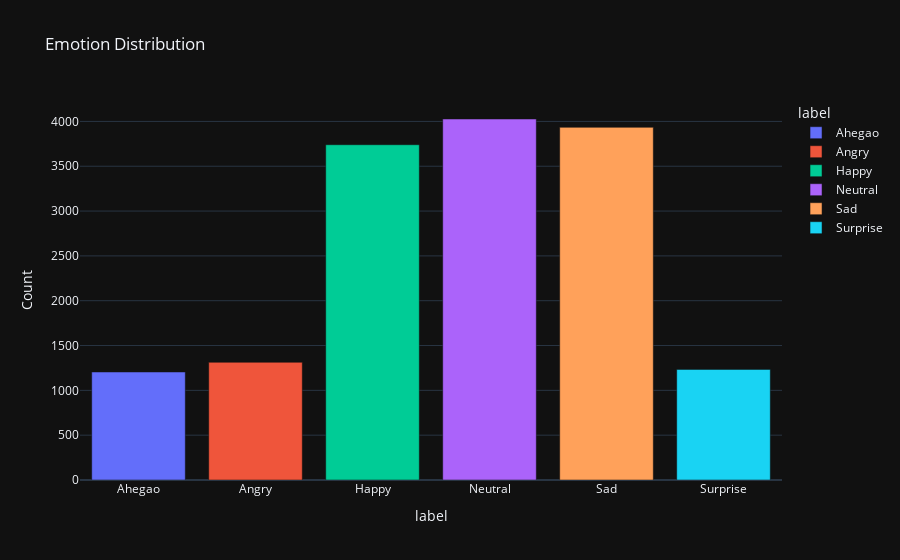

The notebook cell saved with this chart:
### Markdown cell above
- Visualizing data distribution

### Code cell
data=df_emotion.groupby('label')['path'].count().reset_index()
data=data.rename(columns={'path':'Count'})
fig=px.bar(data, x='label', y='Count',
             title="Emotion Distribution",color='label', template='plotly_dark')
fig.show()

### Figure 1 — Plotly figure (JSON) as saved in the notebook; plotly's stock layout.template omitted (floating-point values rounded to 4 significant figures)
{"data": [{"hovertemplate": "label=%{x}<br>Count=%{y}<extra></extra>", "legendgroup": "Ahegao", "marker": {"color": "#636efa", "pattern": {"shape": ""}}, "name": "Ahegao", "orientation": "v", "showlegend": true, "textposition": "auto", "type": "bar", "x": ["Ahegao"], "xaxis": "x", "y": [1205], "yaxis": "y"}, {"hovertemplate": "label=%{x}<br>Count=%{y}<extra></extra>", "legendgroup": "Angry", "marker": {"color": "#EF553B", "pattern": {"shape": ""}}, "name": "Angry", "orientation": "v", "showlegend": true, "textposition": "auto", "type": "bar", "x": ["Angry"], "xaxis": "x", "y": [1313], "yaxis": "y"}, {"hovertemplate": "label=%{x}<br>Count=%{y}<extra></extra>", "legendgroup": "Happy", "marker": {"color": "#00cc96", "pattern": {"shape": ""}}, "name": "Happy", "orientation": "v", "showlegend": true, "textposition": "auto", "type": "bar", "x": ["Happy"], "xaxis": "x", "y": [3740], "yaxis": "y"}, {"hovertemplate": "label=%{x}<br>Count=%{y}<extra></extra>", "legendgroup": "Neutral", "marker": {"color": "#ab63fa", "pattern": {"shape": ""}}, "name": "Neutral", "orientation": "v", "showlegend": true, "textposition": "auto", "type": "bar", "x": ["Neutral"], "xaxis": "x", "y": [4027], "yaxis": "y"}, {"hovertemplate": "label=%{x}<br>Count=%{y}<extra></extra>", "legendgroup": "Sad", "marker": {"color": "#FFA15A", "pattern": {"shape": ""}}, "name": "Sad", "orientation": "v", "showlegend": true, "textposition": "auto", "type": "bar", "x": ["Sad"], "xaxis": "x", "y": [3934], "yaxis": "y"}, {"hovertemplate": "label=%{x}<br>Count=%{y}<extra></extra>", "legendgroup": "Surprise", "marker": {"color": "#19d3f3", "pattern": {"shape": ""}}, "name": "Surprise", "orientation": "v", "showlegend": true, "textposition": "auto", "type": "bar", "x": ["Surprise"], "xaxis": "x", "y": [1234], "yaxis": "y"}], "layout": {"barmode": "relative", "legend": {"title": {"text": "label"}, "tracegroupgap": 0}, "title": {"text": "Emotion Distribution"}, "xaxis": {"anchor": "y", "categoryarray": ["Ahegao", "Angry", "Happy", "Neutral", "Sad", "Surprise"], "categoryorder": "array", "domain": [0, 1], "title": {"text": "label"}}, "yaxis": {"anchor": "x", "domain": [0, 1], "title": {"text": "Count"}}}}
